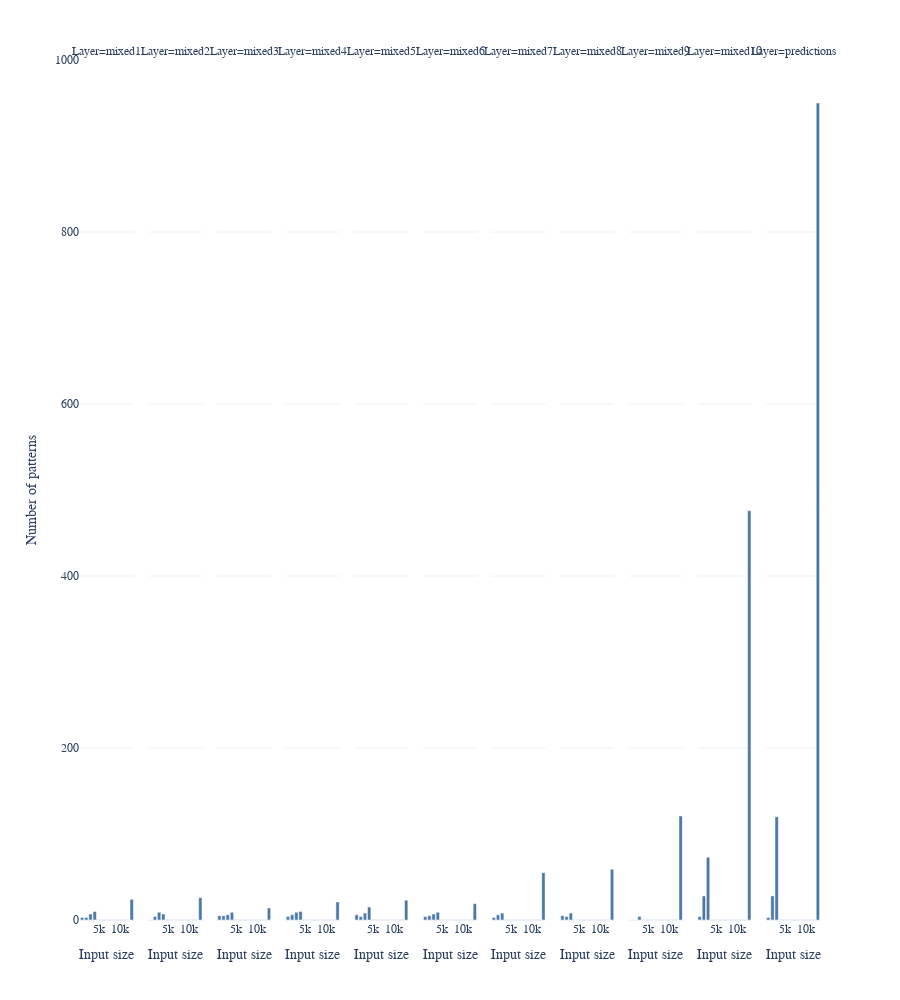

Notebook code for this chart:
### Code cell
fig = px.bar(df[(df["Model"] == "inception_v3") & (df["Minimum pattern size"] == 5)], x="Input size", y="Number of patterns", barmode='group', facet_col="Layer", height=1000)

#removeLabelsEqualsPart(fig)
#fig.update_xaxes(title_text ="")
#fig.update_yaxes(title_text ="")
fig.show()

### Figure 1 — Plotly figure (JSON) as saved in the notebook; plotly's stock layout.template omitted (floating-point values rounded to 4 significant figures)
{"data": [{"alignmentgroup": "True", "hovertemplate": "Layer=mixed1<br>Input size=%{x}<br>Number of patterns=%{y}<extra></extra>", "legendgroup": "", "marker": {"color": "#4C78A8", "pattern": {"shape": ""}}, "name": "", "offsetgroup": "", "orientation": "v", "showlegend": false, "textposition": "auto", "type": "bar", "x": [1000, 12811, 2000, 3000, 4000], "xaxis": "x", "y": [3, 24, 3, 7, 10], "yaxis": "y"}, {"alignmentgroup": "True", "hovertemplate": "Layer=mixed2<br>Input size=%{x}<br>Number of patterns=%{y}<extra></extra>", "legendgroup": "", "marker": {"color": "#4C78A8", "pattern": {"shape": ""}}, "name": "", "offsetgroup": "", "orientation": "v", "showlegend": false, "textposition": "auto", "type": "bar", "x": [1000, 12811, 2000, 3000, 4000], "xaxis": "x2", "y": [0, 26, 4, 9, 7], "yaxis": "y2"}, {"alignmentgroup": "True", "hovertemplate": "Layer=mixed3<br>Input size=%{x}<br>Number of patterns=%{y}<extra></extra>", "legendgroup": "", "marker": {"color": "#4C78A8", "pattern": {"shape": ""}}, "name": "", "offsetgroup": "", "orientation": "v", "showlegend": false, "textposition": "auto", "type": "bar", "x": [1000, 12811, 2000, 3000, 4000], "xaxis": "x3", "y": [5, 14, 5, 6, 9], "yaxis": "y3"}, {"alignmentgroup": "True", "hovertemplate": "Layer=mixed4<br>Input size=%{x}<br>Number of patterns=%{y}<extra></extra>", "legendgroup": "", "marker": {"color": "#4C78A8", "pattern": {"shape": ""}}, "name": "", "offsetgroup": "", "orientation": "v", "showlegend": false, "textposition": "auto", "type": "bar", "x": [1000, 12811, 2000, 3000, 4000], "xaxis": "x4", "y": [4, 21, 6, 9, 10], "yaxis": "y4"}, {"alignmentgroup": "True", "hovertemplate": "Layer=mixed5<br>Input size=%{x}<br>Number of patterns=%{y}<extra></extra>", "legendgroup": "", "marker": {"color": "#4C78A8", "pattern": {"shape": ""}}, "name": "", "offsetgroup": "", "orientation": "v", "showlegend": false, "textposition": "auto", "type": "bar", "x": [1000, 12811, 2000, 3000, 4000], "xaxis": "x5", "y": [6, 23, 4, 8, 15], "yaxis": "y5"}, {"alignmentgroup": "True", "hovertemplate": "Layer=mixed6<br>Input size=%{x}<br>Number of patterns=%{y}<extra></extra>", "legendgroup": "", "marker": {"color": "#4C78A8", "pattern": {"shape": ""}}, "name": "", "offsetgroup": "", "orientation": "v", "showlegend": false, "textposition": "auto", "type": "bar", "x": [1000, 12811, 2000, 3000, 4000], "xaxis": "x6", "y": [4, 19, 5, 7, 9], "yaxis": "y6"}, {"alignmentgroup": "True", "hovertemplate": "Layer=mixed7<br>Input size=%{x}<br>Number of patterns=%{y}<extra></extra>", "legendgroup": "", "marker": {"color": "#4C78A8", "pattern": {"shape": ""}}, "name": "", "offsetgroup": "", "orientation": "v", "showlegend": false, "textposition": "auto", "type": "bar", "x": [1000, 12811, 2000, 3000], "xaxis": "x7", "y": [3, 55, 6, 8], "yaxis": "y7"}, {"alignmentgroup": "True", "hovertemplate": "Layer=mixed8<br>Input size=%{x}<br>Number of patterns=%{y}<extra></extra>", "legendgroup": "", "marker": {"color": "#4C78A8", "pattern": {"shape": ""}}, "name": "", "offsetgroup": "", "orientation": "v", "showlegend": false, "textposition": "auto", "type": "bar", "x": [1000, 12811, 2000, 3000], "xaxis": "x8", "y": [5, 59, 4, 8], "yaxis": "y8"}, {"alignmentgroup": "True", "hovertemplate": "Layer=mixed9<br>Input size=%{x}<br>Number of patterns=%{y}<extra></extra>", "legendgroup": "", "marker": {"color": "#4C78A8", "pattern": {"shape": ""}}, "name": "", "offsetgroup": "", "orientation": "v", "showlegend": false, "textposition": "auto", "type": "bar", "x": [1000, 12811, 2000, 3000], "xaxis": "x9", "y": [0, 121, 0, 4], "yaxis": "y9"}, {"alignmentgroup": "True", "hovertemplate": "Layer=mixed10<br>Input size=%{x}<br>Number of patterns=%{y}<extra></extra>", "legendgroup": "", "marker": {"color": "#4C78A8", "pattern": {"shape": ""}}, "name": "", "offsetgroup": "", "orientation": "v", "showlegend": false, "textposition": "auto", "type": "bar", "x": [1000, 12811, 2000, 3000], "xaxis": "x10", "y": [4, 476, 28, 73], "yaxis": "y10"}, {"alignmentgroup": "True", "hovertemplate": "Layer=predictions<br>Input size=%{x}<br>Number of patterns=%{y}<extra></extra>", "legendgroup": "", "marker": {"color": "#4C78A8", "pattern": {"shape": ""}}, "name": "", "offsetgroup": "", "orientation": "v", "showlegend": false, "textposition": "auto", "type": "bar", "x": [1000, 12811, 2000, 3000], "xaxis": "x11", "y": [3, 950, 28, 120], "yaxis": "y11"}], "layout": {"annotations": [{"font": {}, "showarrow": false, "text": "Layer=mixed1", "x": 0.03636, "xanchor": "center", "xref": "paper", "y": 1, "yanchor": "bottom", "yref": "paper"}, {"font": {}, "showarrow": false, "text": "Layer=mixed2", "x": 0.1291, "xanchor": "center", "xref": "paper", "y": 1, "yanchor": "bottom", "yref": "paper"}, {"font": {}, "showarrow": false, "text": "Layer=mixed3", "x": 0.2218, "xanchor": "center", "xref": "paper", "y": 1, "yanchor": "bottom", "yref": "paper"}, {"font": {}, "showarrow": false, "text": "Layer=mixed4", "x": 0.3145, "xanchor": "center", "xref": "paper", "y": 1, "yanchor": "bottom", "yref": "paper"}, {"font": {}, "showarrow": false, "text": "Layer=mixed5", "x": 0.4073, "xanchor": "center", "xref": "paper", "y": 1, "yanchor": "bottom", "yref": "paper"}, {"font": {}, "showarrow": false, "text": "Layer=mixed6", "x": 0.5, "xanchor": "center", "xref": "paper", "y": 1, "yanchor": "bottom", "yref": "paper"}, {"font": {}, "showarrow": false, "text": "Layer=mixed7", "x": 0.5927, "xanchor": "center", "xref": "paper", "y": 1, "yanchor": "bottom", "yref": "paper"}, {"font": {}, "showarrow": false, "text": "Layer=mixed8", "x": 0.6855, "xanchor": "center", "xref": "paper", "y": 1, "yanchor": "bottom", "yref": "paper"}, {"font": {}, "showarrow": false, "text": "Layer=mixed9", "x": 0.7782, "xanchor": "center", "xref": "paper", "y": 1, "yanchor": "bottom", "yref": "paper"}, {"font": {}, "showarrow": false, "text": "Layer=mixed10", "x": 0.8709, "xanchor": "center", "xref": "paper", "y": 1, "yanchor": "bottom", "yref": "paper"}, {"font": {}, "showarrow": false, "text": "Layer=predictions", "x": 0.9636, "xanchor": "center", "xref": "paper", "y": 1, "yanchor": "bottom", "yref": "paper"}], "barmode": "group", "height": 1000, "legend": {"tracegroupgap": 0}, "margin": {"t": 60}, "xaxis": {"anchor": "y", "domain": [0, 0.07273], "title": {"text": "Input size"}}, "xaxis10": {"anchor": "y10", "domain": [0.8345, 0.9073], "matches": "x", "title": {"text": "Input size"}}, "xaxis11": {"anchor": "y11", "domain": [0.9273, 1], "matches": "x", "title": {"text": "Input size"}}, "xaxis2": {"anchor": "y2", "domain": [0.09273, 0.1655], "matches": "x", "title": {"text": "Input size"}}, "xaxis3": {"anchor": "y3", "domain": [0.1855, 0.2582], "matches": "x", "title": {"text": "Input size"}}, "xaxis4": {"anchor": "y4", "domain": [0.2782, 0.3509], "matches": "x", "title": {"text": "Input size"}}, "xaxis5": {"anchor": "y5", "domain": [0.3709, 0.4436], "matches": "x", "title": {"text": "Input size"}}, "xaxis6": {"anchor": "y6", "domain": [0.4636, 0.5364], "matches": "x", "title": {"text": "Input size"}}, "xaxis7": {"anchor": "y7", "domain": [0.5564, 0.6291], "matches": "x", "title": {"text": "Input size"}}, "xaxis8": {"anchor": "y8", "domain": [0.6491, 0.7218], "matches": "x", "title": {"text": "Input size"}}, "xaxis9": {"anchor": "y9", "domain": [0.7418, 0.8145], "matches": "x", "title": {"text": "Input size"}}, "yaxis": {"anchor": "x", "domain": [0, 1], "title": {"text": "Number of patterns"}}, "yaxis10": {"anchor": "x10", "domain": [0, 1], "matches": "y", "showticklabels": false}, "yaxis11": {"anchor": "x11", "domain": [0, 1], "matches": "y", "showticklabels": false}, "yaxis2": {"anchor": "x2", "domain": [0, 1], "matches": "y", "showticklabels": false}, "yaxis3": {"anchor": "x3", "domain": [0, 1], "matches": "y", "showticklabels": false}, "yaxis4": {"anchor": "x4", "domain": [0, 1], "matches": "y", "showticklabels": false}, "yaxis5": {"anchor": "x5", "domain": [0, 1], "matches": "y", "showticklabels": false}, "yaxis6": {"anchor": "x6", "domain": [0, 1], "matches": "y", "showticklabels": false}, "yaxis7": {"anchor": "x7", "domain": [0, 1], "matches": "y", "showticklabels": false}, "yaxis8": {"anchor": "x8", "domain": [0, 1], "matches": "y", "showticklabels": false}, "yaxis9": {"anchor": "x9", "domain": [0, 1], "matches": "y", "showticklabels": false}}}
